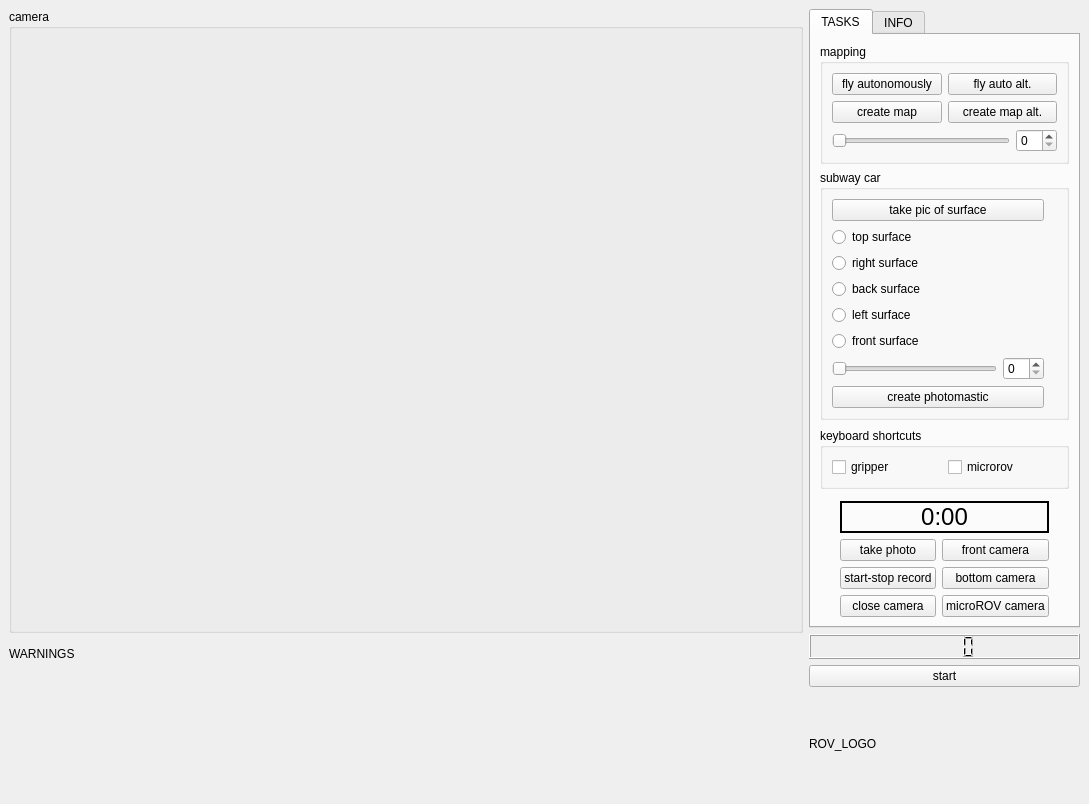
<?xml version="1.0" encoding="UTF-8"?>
<ui version="4.0">
 <class>rov_gui</class>
 <widget class="QMainWindow" name="rov_gui">
  <property name="windowModality">
   <enum>Qt::WindowModal</enum>
  </property>
  <property name="geometry">
   <rect>
    <x>0</x>
    <y>0</y>
    <width>1089</width>
    <height>804</height>
   </rect>
  </property>
  <property name="windowTitle">
   <string>ITUROV GUI 2020</string>
  </property>
  <widget class="QWidget" name="main_gl">
   <layout class="QGridLayout" name="gridLayout" columnstretch="80,0">
    <item row="0" column="1">
     <layout class="QGridLayout" name="rightside_gl" rowstretch="120,10,20,40">
      <item row="0" column="0">
       <widget class="QTabWidget" name="main_tw">
        <property name="currentIndex">
         <number>0</number>
        </property>
        <widget class="QWidget" name="TASKS">
         <attribute name="title">
          <string>TASKS</string>
         </attribute>
         <layout class="QGridLayout" name="gridLayout_2" rowstretch="60,30,10,30,0,0,0">
          <item row="1" column="0">
           <widget class="QGroupBox" name="subwaycar_gb">
            <property name="title">
             <string>subway car</string>
            </property>
            <layout class="QGridLayout" name="gridLayout_6" columnstretch="100,0">
             <item row="3" column="1">
              <widget class="QLabel" name="backs_st_lb">
               <property name="text">
                <string/>
               </property>
              </widget>
             </item>
             <item row="4" column="1">
              <widget class="QLabel" name="lefts_st_lb">
               <property name="text">
                <string/>
               </property>
              </widget>
             </item>
             <item row="2" column="1">
              <widget class="QLabel" name="rights_st_lb">
               <property name="text">
                <string/>
               </property>
              </widget>
             </item>
             <item row="5" column="1">
              <widget class="QLabel" name="fronts_st_lb">
               <property name="text">
                <string/>
               </property>
              </widget>
             </item>
             <item row="3" column="0">
              <widget class="QRadioButton" name="thirths_rb">
               <property name="text">
                <string>back surface</string>
               </property>
              </widget>
             </item>
             <item row="0" column="0">
              <widget class="QPushButton" name="tpicos_pb">
               <property name="text">
                <string>take pic of surface</string>
               </property>
              </widget>
             </item>
             <item row="1" column="0">
              <widget class="QRadioButton" name="tops_rb">
               <property name="text">
                <string>top surface</string>
               </property>
              </widget>
             </item>
             <item row="1" column="1">
              <widget class="QLabel" name="tops_st_rb">
               <property name="text">
                <string/>
               </property>
              </widget>
             </item>
             <item row="5" column="0">
              <widget class="QRadioButton" name="fifths_rb">
               <property name="text">
                <string>front surface</string>
               </property>
              </widget>
             </item>
             <item row="2" column="0">
              <widget class="QRadioButton" name="seconds_rb">
               <property name="text">
                <string>right surface</string>
               </property>
              </widget>
             </item>
             <item row="4" column="0">
              <widget class="QRadioButton" name="fourths_rb">
               <property name="text">
                <string>left surface</string>
               </property>
              </widget>
             </item>
             <item row="7" column="0">
              <widget class="QPushButton" name="createphotom_pb">
               <property name="text">
                <string>create photomastic</string>
               </property>
              </widget>
             </item>
             <item row="6" column="0">
              <layout class="QHBoxLayout" name="subwaycarhs_hl" stretch="200,0">
               <item>
                <widget class="QSlider" name="subwaycar_hs">
                 <property name="orientation">
                  <enum>Qt::Horizontal</enum>
                 </property>
                </widget>
               </item>
               <item>
                <widget class="QSpinBox" name="subwaycarhs_sb"/>
               </item>
              </layout>
             </item>
            </layout>
           </widget>
          </item>
          <item row="3" column="0">
           <widget class="QGroupBox" name="keyboard_gb">
            <property name="title">
             <string>keyboard shortcuts</string>
            </property>
            <layout class="QHBoxLayout" name="horizontalLayout">
             <item>
              <widget class="QCheckBox" name="gripper_cb">
               <property name="text">
                <string>gripper</string>
               </property>
              </widget>
             </item>
             <item>
              <widget class="QCheckBox" name="microrov_cb">
               <property name="text">
                <string>microrov</string>
               </property>
              </widget>
             </item>
            </layout>
           </widget>
          </item>
          <item row="6" column="0">
           <layout class="QGridLayout" name="camera_gl" rowstretch="0,10,10,10,10" columnstretch="0,0,0,0">
            <item row="1" column="1" colspan="2">
             <widget class="QLabel" name="recordtime_lb">
              <property name="font">
               <font>
                <pointsize>18</pointsize>
               </font>
              </property>
              <property name="styleSheet">
               <string notr="true">border-color: rgb(85, 0, 127);
border: 2px solid;

</string>
              </property>
              <property name="text">
               <string>0:00</string>
              </property>
              <property name="alignment">
               <set>Qt::AlignCenter</set>
              </property>
             </widget>
            </item>
            <item row="3" column="2">
             <widget class="QPushButton" name="bottomcam_pb">
              <property name="text">
               <string>bottom camera</string>
              </property>
             </widget>
            </item>
            <item row="3" column="1">
             <widget class="QPushButton" name="startstop_pb">
              <property name="text">
               <string>start-stop record</string>
              </property>
             </widget>
            </item>
            <item row="2" column="2">
             <widget class="QPushButton" name="frontcam_pb">
              <property name="text">
               <string>front camera</string>
              </property>
             </widget>
            </item>
            <item row="2" column="1">
             <widget class="QPushButton" name="takephoto_pb">
              <property name="text">
               <string>take photo</string>
              </property>
             </widget>
            </item>
            <item row="4" column="1">
             <widget class="QPushButton" name="closecam_pb">
              <property name="text">
               <string>close camera</string>
              </property>
             </widget>
            </item>
            <item row="4" column="2">
             <widget class="QPushButton" name="mivrorovcam_pb">
              <property name="text">
               <string>microROV camera</string>
              </property>
             </widget>
            </item>
            <item row="0" column="0" rowspan="5">
             <spacer name="camera_vs2">
              <property name="orientation">
               <enum>Qt::Vertical</enum>
              </property>
              <property name="sizeHint" stdset="0">
               <size>
                <width>20</width>
                <height>40</height>
               </size>
              </property>
             </spacer>
            </item>
            <item row="0" column="3" rowspan="5">
             <spacer name="camera_vs1">
              <property name="orientation">
               <enum>Qt::Vertical</enum>
              </property>
              <property name="sizeHint" stdset="0">
               <size>
                <width>20</width>
                <height>40</height>
               </size>
              </property>
             </spacer>
            </item>
           </layout>
          </item>
          <item row="0" column="0">
           <widget class="QGroupBox" name="mapping_gb">
            <property name="title">
             <string>mapping</string>
            </property>
            <layout class="QGridLayout" name="gridLayout_4">
             <item row="0" column="0">
              <widget class="QPushButton" name="fly_pb">
               <property name="text">
                <string>fly autonomously</string>
               </property>
              </widget>
             </item>
             <item row="0" column="1">
              <widget class="QPushButton" name="fly2_pb">
               <property name="text">
                <string>fly auto alt.</string>
               </property>
              </widget>
             </item>
             <item row="2" column="1">
              <widget class="QPushButton" name="createmap2_pb">
               <property name="text">
                <string>create map alt.</string>
               </property>
              </widget>
             </item>
             <item row="2" column="0">
              <widget class="QPushButton" name="createmap_pb">
               <property name="text">
                <string>create map</string>
               </property>
              </widget>
             </item>
             <item row="3" column="0" colspan="2">
              <layout class="QHBoxLayout" name="mappinghs_hl" stretch="0,0">
               <item>
                <widget class="QSlider" name="mapping_hs">
                 <property name="orientation">
                  <enum>Qt::Horizontal</enum>
                 </property>
                </widget>
               </item>
               <item>
                <widget class="QSpinBox" name="mappinghs_sb"/>
               </item>
              </layout>
             </item>
            </layout>
           </widget>
          </item>
         </layout>
        </widget>
        <widget class="QWidget" name="INFO">
         <attribute name="title">
          <string>INFO</string>
         </attribute>
         <layout class="QGridLayout" name="gridLayout_5">
          <item row="0" column="0">
           <widget class="QLabel" name="info_label">
            <property name="text">
             <string>&lt;html&gt;&lt;head/&gt;&lt;body&gt;&lt;p&gt;&lt;span style=&quot; font-weight:600; color:#0055ff;&quot;&gt;-Communication&lt;/span&gt;&lt;span style=&quot; color:#0055ff;&quot;&gt;: &lt;/span&gt;&lt;/p&gt;&lt;p&gt;Araç zevk çubuğu(joystick) bağlantısı &lt;/p&gt;&lt;p&gt;ve araç haberleşme bağlantı kontrolü&lt;/p&gt;&lt;p&gt;&lt;span style=&quot; font-weight:600; color:#ff0000;&quot;&gt;-Photograhp:&lt;/span&gt;&lt;/p&gt;&lt;p&gt;Dikdörtgenler prizmasının açılımı görevi&lt;/p&gt;&lt;p&gt;&lt;span style=&quot; font-weight:600; color:#00aa00;&quot;&gt;-Autonomous:&lt;/span&gt;&lt;/p&gt;&lt;p&gt;Otonom görevler &lt;/p&gt;&lt;p&gt;&lt;span style=&quot; font-weight:600; color:#ffff00;&quot;&gt;-Video_Record:&lt;/span&gt;&lt;/p&gt;&lt;p&gt;Coral reef görevi&lt;/p&gt;&lt;p&gt;&lt;span style=&quot; font-weight:600; color:#00ffff;&quot;&gt;-Gripper&lt;/span&gt;&lt;span style=&quot; color:#00ffff;&quot;&gt;:&lt;/span&gt;&lt;/p&gt;&lt;p&gt;Gripper görevleri &lt;/p&gt;&lt;/body&gt;&lt;/html&gt;</string>
            </property>
           </widget>
          </item>
         </layout>
        </widget>
       </widget>
      </item>
      <item row="2" column="0">
       <widget class="QPushButton" name="counterstart_pb">
        <property name="text">
         <string>start</string>
        </property>
       </widget>
      </item>
      <item row="1" column="0">
       <widget class="QLCDNumber" name="counter_lcd"/>
      </item>
      <item row="3" column="0">
       <widget class="QLabel" name="ROV_LOGO_lb">
        <property name="text">
         <string>ROV_LOGO</string>
        </property>
       </widget>
      </item>
     </layout>
    </item>
    <item row="0" column="0">
     <layout class="QGridLayout" name="leftside_gl" rowstretch="80,20">
      <item row="0" column="0">
       <widget class="QGroupBox" name="camera_gb">
        <property name="title">
         <string>camera</string>
        </property>
        <layout class="QVBoxLayout" name="verticalLayout" stretch="90">
         <item>
          <widget class="QLabel" name="cam_label">
           <property name="text">
            <string/>
           </property>
          </widget>
         </item>
        </layout>
       </widget>
      </item>
      <item row="1" column="0">
       <layout class="QVBoxLayout" name="warnings_vl" stretch="20,80">
        <item>
         <widget class="QLabel" name="warnings_lb">
          <property name="text">
           <string>WARNINGS</string>
          </property>
         </widget>
        </item>
        <item>
         <widget class="QLabel" name="warnings_st_lb">
          <property name="text">
           <string/>
          </property>
          <property name="alignment">
           <set>Qt::AlignLeading|Qt::AlignLeft|Qt::AlignTop</set>
          </property>
         </widget>
        </item>
       </layout>
      </item>
     </layout>
    </item>
   </layout>
  </widget>
 </widget>
 <resources/>
 <connections>
  <connection>
   <sender>mappinghs_sb</sender>
   <signal>valueChanged(int)</signal>
   <receiver>mapping_hs</receiver>
   <slot>setValue(int)</slot>
   <hints>
    <hint type="sourcelabel">
     <x>1026</x>
     <y>152</y>
    </hint>
    <hint type="destinationlabel">
     <x>971</x>
     <y>152</y>
    </hint>
   </hints>
  </connection>
  <connection>
   <sender>subwaycarhs_sb</sender>
   <signal>valueChanged(int)</signal>
   <receiver>subwaycar_hs</receiver>
   <slot>setValue(int)</slot>
   <hints>
    <hint type="sourcelabel">
     <x>1017</x>
     <y>395</y>
    </hint>
    <hint type="destinationlabel">
     <x>951</x>
     <y>397</y>
    </hint>
   </hints>
  </connection>
  <connection>
   <sender>mapping_hs</sender>
   <signal>valueChanged(int)</signal>
   <receiver>mappinghs_sb</receiver>
   <slot>setValue(int)</slot>
   <hints>
    <hint type="sourcelabel">
     <x>860</x>
     <y>154</y>
    </hint>
    <hint type="destinationlabel">
     <x>1030</x>
     <y>161</y>
    </hint>
   </hints>
  </connection>
  <connection>
   <sender>subwaycar_hs</sender>
   <signal>valueChanged(int)</signal>
   <receiver>subwaycarhs_sb</receiver>
   <slot>setValue(int)</slot>
   <hints>
    <hint type="sourcelabel">
     <x>850</x>
     <y>398</y>
    </hint>
    <hint type="destinationlabel">
     <x>1015</x>
     <y>402</y>
    </hint>
   </hints>
  </connection>
 </connections>
</ui>
